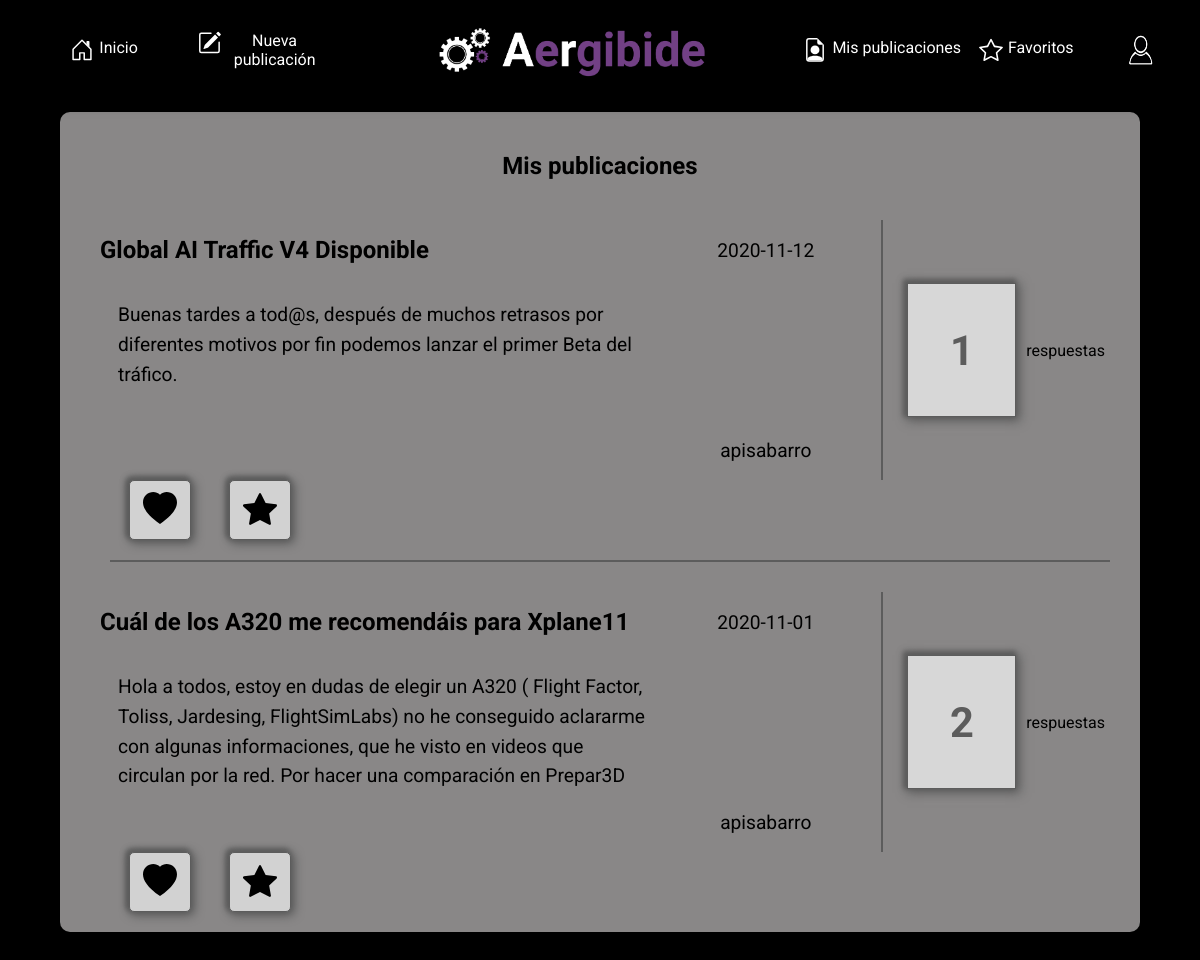
The app's page /model/mis-publicaciones.php?action=publicacion (signed in) with its own data.
### tables this page shows
CREATE TABLE `Usuario` (
  `ID` int(5) NOT NULL,
  `Nombre` varchar(70) NOT NULL,
  `Apellido` varchar(150) NOT NULL,
  `Usuario` varchar(30) NOT NULL,
  `Correo` varchar(100) NOT NULL,
  `Password` varchar(500) NOT NULL,
  `Imagen` varchar(500) DEFAULT NULL
);

CREATE TABLE `Pregunta` (
  `ID` int(11) NOT NULL,
  `Titulo` varchar(50) NOT NULL,
  `Descripcion` varchar(60000) NOT NULL,
  `ID_Usuario` int(5) NOT NULL,
  `Fecha` date NOT NULL,
  `ID_Categoria` int(11) NOT NULL,
  `Archivo` varchar(300) DEFAULT NULL
);

### model/mis-publicaciones.php (called while the page is built, shortened)
<?php
require "general.php";
if($_GET['action']=="publicacion"){
    $publicacion=generarMisPublicaciones($dbh);
}
require "../views/mis-publicaciones.view.php";

### model/conexion.php (called while the page is built, shortened)
<?php
function guardarDatosUsuario($dbh,$usuario)
{
    if (empty($usuario))
        $usuario=$_SESSION['usuario'];
    $data = array('user' => $usuario);
    $stmt = recogerDatosUsuario($dbh, $data);
    return $stmt->fetch();
}
function recogerDatosUsuario($dbh, $data)
{
    $stmt = $dbh->prepare("SELECT * FROM Usuario WHERE Correo = :user OR Usuario = :user");
    $stmt->setFetchMode(PDO::FETCH_OBJ);
    $stmt->execute($data);
    return $stmt;
}
function generarRespuestas($pregunta, $dbh)
{
    $data = array('pregunta' => $pregunta);
    $stmt = $dbh->prepare("SELECT ID_Pregunta
                            FROM Respuesta
                            WHERE ID_Pregunta= :pregunta");
    $stmt->setFetchMode(PDO::FETCH_OBJ);
    $stmt->execute($data);
    return $stmt;
}
function generarMisPublicaciones($dbh)
{
    $usuario = $_SESSION["usuario"];
    $data = array('usuario' => $usuario);
    $stmt = $dbh->prepare("SELECT Pregunta.ID as ID,Pregunta.Titulo AS Titulo, Pregunta.Descripcion AS Descripcion, Usuario.Usuario as Usuario, Pregunta.Fecha as Fecha, Pregunta.ID_Categoria as Categoria, Pregunta.Archivo as Archivo
                            FROM Pregunta, Usuario
                            WHERE Pregunta.ID_Usuario= Usuario.ID
                            AND (Usuario.Usuario = :usuario OR Usuario.Correo = :usuario)
                            GROUP BY Pregunta.ID
                            ORDER BY Pregunta.Fecha DESC ;");
    $stmt->setFetchMode(PDO::FETCH_OBJ);
    $stmt->execute($data);
    return $stmt;
}

### model/general.php (called while the page is built)
<?php
    require "conexion.php";
    if (!isset($_SESSION["usuario"]))
        header("Location: login.php");
    else
    {
        $dbh=connect();
        $datos=guardarDatosUsuario($dbh,"");
    }

### views/publicacion.view.php (the view, shortened to what this page needs)
<?php
if (empty($publicacion))
{
    header("Location: ../model/login.php");
}
else
{
    $fallo= $publicacion;
    $contador = $fallo->rowCount();
    if($contador==0){
        ?>
        <h1>No se han encontrado publicaciones</h1>
    <?php }else{
        while ($row= $publicacion->fetch()) {
            $titulo = $row->Titulo;
            $descripcion = $row->Descripcion;
            $user = $row->Usuario;
            $fecha = $row->Fecha;
            $ID = $row->ID;
            $respuestas = generarRespuestas($ID, $dbh);
            $row2 = $respuestas->rowCount();
            $numero = $row2;
            ?>
            <div class="publicacion">
                <div class="titulo">
                    <h1 class="title"><?= utf8_encode($titulo) ?></h1>
                </div>
                <div class="descripcion">
                    <span ><?= utf8_encode($descripcion) ?></span>
                </div>
                <div class="fecha">
                    <span class="date"><?= $fecha ?></span>
                </div>
                <div class="usuario">
                    <span class="user"><?= utf8_encode($user) ?></span>
                </div>
                <div class="respuestas">
                    <h1 class="num_respuestas"><?= $numero ?></h1>
                    <span>respuestas</span>
                </div>
            </div>
            <div class="like_fav">
                <div class="corazon">
                    <?php
                    $ID_publicacion = 0;
                    $claseLike = "rosa"; ?>
                    <button class="like "name="publicacion" value="<?= $ID ?>">
                        <?php if ($ID_publicacion == $ID){ ?>
                        <svg width="1em" height="1em" viewBox="0 0 16 16" class="bi bi-heart-fill <?= $claseLike ?>"
                             xmlns="http://www.w3.org/2000/svg">
                            <?php } else{ ?>
                            <svg width="1em" height="1em" viewBox="0 0 16 16" class="bi bi-heart-fill "
                                 xmlns="http://www.w3.org/2000/svg">
                                <?php } ?>
                                <path fill-rule="evenodd"
                                      d="M8 1.314C12.438-3.248 23.534 4.735 8 15-7.534 4.736 3.562-3.248 8 1.314z"/>
                            </svg>
                    </button>
                </div>
                <div class="favorito">
                    <?php
                    $ID_publicacion = 0;
                    $claseFav = "amarillo"; ?>
                    <button class="fav" name="favorito" value="<?= $ID ?>">
                        <?php if ($ID_publicacion == $ID){ ?>
                        <svg width="1em" height="1em" viewBox="0 0 16 16" class="bi bi-star-fill <?= $claseFav ?>"
                             xmlns="http://www.w3.org/2000/svg">
                            <?php } else{ ?>
                            <svg width="1em" height="1em" viewBox="0 0 16 16" class="bi bi-heart-fill "
                                 xmlns="http://www.w3.org/2000/svg">
                                <?php } ?>
                                <path d="M3.612 15.443c-.386.198-.824-.149-.746-.592l.83-4.73L.173 6.765c-.329-.314-.158-.888.283-.95l4.898-.696L7.538.792c.197-.39.73-.39.927 0l2.184 4.327 4.898.696c.441.062.612.636.283.95l-3.523 3.356.83 4.73c.078.443-.36.79-.746.592L8 13.187l-4.389 2.256z"/>
                            </svg>
                    </button>
                </div>
            </div>
        <?php }
    } ?>
    </div>
    </section>
    </main>
    <?php } ?>

### vistasfijas/cabecera.php (shortened to what this page needs)
<?php
if (empty($datos))
header("Location: ../model/login.php");
else
{
?>
<body>
    <header>
        <div id="logotipo">
            <a href="../model/principal.php">
                <img src="../img/logo_horizontal_negativo.png">
            </a>
        </div>
        <div id="lista">
            <ul>
                <li><a href="../model/mis-publicaciones.php?action=publicacion">Mis publicaciones</a></li>
                <li><a href="../model/mis-publicaciones.php?action=fav">Favoritos</a></li>
            </ul>
        </div>
        <div id="listaNuevaPublicacion">
            <ul>
                <li>
                    <a href="../model/principal.php?action=home">
                        Inicio
                    </a>
                </li>
                <li>
                    <a href="../model/nueva-publicacion.php">
                        Nueva publicación</a></li>
            </ul>
        </div>
        <div id="boton">
            <button id="perfil"><img src="<?=$datos->Imagen?>"></button>
        </div>
    </header>
    <?php
}
?>

### css/header.css (style rules this page uses)
* { padding: 0; margin: 0; }
header { width: 100%; background-color: black; display: grid; grid-template-columns: repeat(2,17vw) 26vw 30vw 10vw; grid-template-rows: 100px; box-shadow: 0px 4px 10px 0px rgba(0,0,0,0.75); }
a { color: white !important; }
#logotipo { grid-row: 1/2; grid-column: 3/4; display: flex; justify-content: center; align-items: center; }
#logotipo>a { display: flex; align-items: center; justify-content: flex-end; height: 80%; }
#logotipo>a>img { width: 95%; }
#listaNuevaPublicacion { grid-row: 1/2; grid-column: 1/3; width: 100%; display: flex; justify-content: flex-start; align-items: center; }
#listaNuevaPublicacion>ul { width: 80%; height: 100%; margin: 0; list-style-type: none; color: white; display: flex; align-items: center; justify-content: flex-end; }
#listaNuevaPublicacion>ul>li { width: 40%; }
#lista { grid-row: 1/2; grid-column: 4/5; width: 100%; display: flex; justify-content: flex-end; align-items: center; }
#lista > ul { width: 80%; height: 100%; margin: 0; list-style-type: none; color: white; display: flex; align-items: center; justify-content: space-around; }
#listaNuevaPublicacion >ul >li>a, #lista >ul >li>a { font-size: 1em; text-decoration: none; }
#boton { grid-row: 1/2; grid-column: 5/6; border: white; width: 100%; height: 100%; display: flex; justify-content: center; align-items: center; }
#boton > button { width: 35%; height: 55%; border-radius: 60px; outline: none; border: 1px solid black; background-color: black; }
#perfil >img { width: 100%; height: 100%; border-radius: 50%; }

### css/principal.css (style rules this page uses)
* { font-family: 'Roboto', sans-serif; margin: 0; padding: 0; }
body { max-width: 100%; display: grid; grid-template-columns: 100% 90% 100%; grid-template-rows: repeat(2, 100px) auto; background-color: black; overflow-x: hidden; }
header { grid-column: 1/2; grid-row: 1/2; z-index: 1; height: 100px; }
header > div { height: 100%; }
a { display: flex; text-align: center; }
.publicacion { grid-row: 1/2; grid-column: 1/2; margin-top: 30px; display: grid; grid-template-columns: 5% 5% 45% repeat(2, 22.5%); grid-template-rows: 60px auto 60px; }
.publicacion > div { display: flex; justify-content: center; align-items: center; }
div[class=titulo] { grid-row: 1/2; grid-column: 1/4; justify-content: flex-start; }
div[class=descripcion] { grid-row: 2/3; grid-column: 1/4; display: flex; justify-content: flex-start; margin-top: 20px; }
div[class=descripcion] >span { height: 120px; overflow: hidden; line-height: 1.55em; margin-left: 5%; border: none; background-color: transparent; outline: none; width: 95%; font-size: 1.2em; }
.fecha { grid-row: 1/2; grid-column: 4/5; font-size: 1.2em; }
div[class=usuario] { grid-row: 3/4; grid-column: 4/5; font-size: 1.2em; }
div[class=respuestas] { grid-row: 1/4; grid-column: 5/6; justify-content: space-around; border-left: 2px solid dimgrey; }
.num_respuestas { padding: 13%; background-color: whitesmoke; box-shadow: 2px 2px 10px 2px dimgrey, -2px -2px 5px 2px dimgrey; border: 1px solid dimgrey; font-size: 2.6em; color: dimgrey; }
.respuestas > span { grid-row: 3/4; }
.like_fav { margin-left: 20px; grid-column: 1/2; grid-row: 2/3; display: grid; grid-template-columns: repeat(2, 5%); grid-template-rows: 60px; padding-bottom: 20px; border-bottom: 2px solid dimgrey; }
.like_fav:last-child { border-bottom: none; }
.corazon { width: 100%; grid-row: 1/2; grid-column: 1/2; display: flex; justify-content: center; align-items: center; }
.favorito { width: 100%; grid-row: 1/2; grid-column: 2/3; display: flex; justify-content: center; }
.like, .fav, .likeRespuesta { width: 80%; height: 100%; box-shadow: 2px 2px 10px 2px dimgrey, -2px -2px 5px 2px dimgrey; border: 1px solid dimgrey; border-radius: 5px; outline: none; }
button > .bi { color: black; }
.bi { font-size: 34px; }
@media screen and ( max-width: 1400px) { .respuestas { padding-left: 20px; } }
@media screen and ( max-width: 1400px) { .num_respuestas { padding: 20%; } }
@media screen and ( max-width: 1400px) { .like_fav { grid-template-columns: repeat(2, 10%); } }
@media screen and ( max-width: 1400px) { .like, .fav, .likeRespuesta { width: 62%; } }

### css/mis-publicaciones.css (style rules this page uses)
body { grid-template-rows: 9vh auto !important; }
h1 { text-align: center; padding: 10px; }

### records on screen
usuario: Imagen (picture)
pregunta: Titulo "Global AI Traffic V4 Disponible", Descripcion "Buenas tardes a tod@s, después de muchos retrasos por diferentes motivos por fin podemos lanzar el primer Beta del tráfico.", Fecha "2020-11-12", ID_Usuario.Usuario "apisabarro", numero "1", $ID 9 (drawn)
pregunta: Titulo "Cuál de los A320 me recomendáis para Xplane11", Descripcion "Hola a todos, estoy en dudas de elegir un A320 ( Flight Factor, Toliss, Jardesing, FlightSimLabs) no he conseguido aclararme con algunas informaciones, que he visto en videos que circulan por la red. Por hacer una comparación en Prepar3D…", Fecha "2020-11-01", ID_Usuario.Usuario "apisabarro", numero "2", $ID 10 (drawn)

### other values on screen
$tituloPagina "Mis publicaciones"
